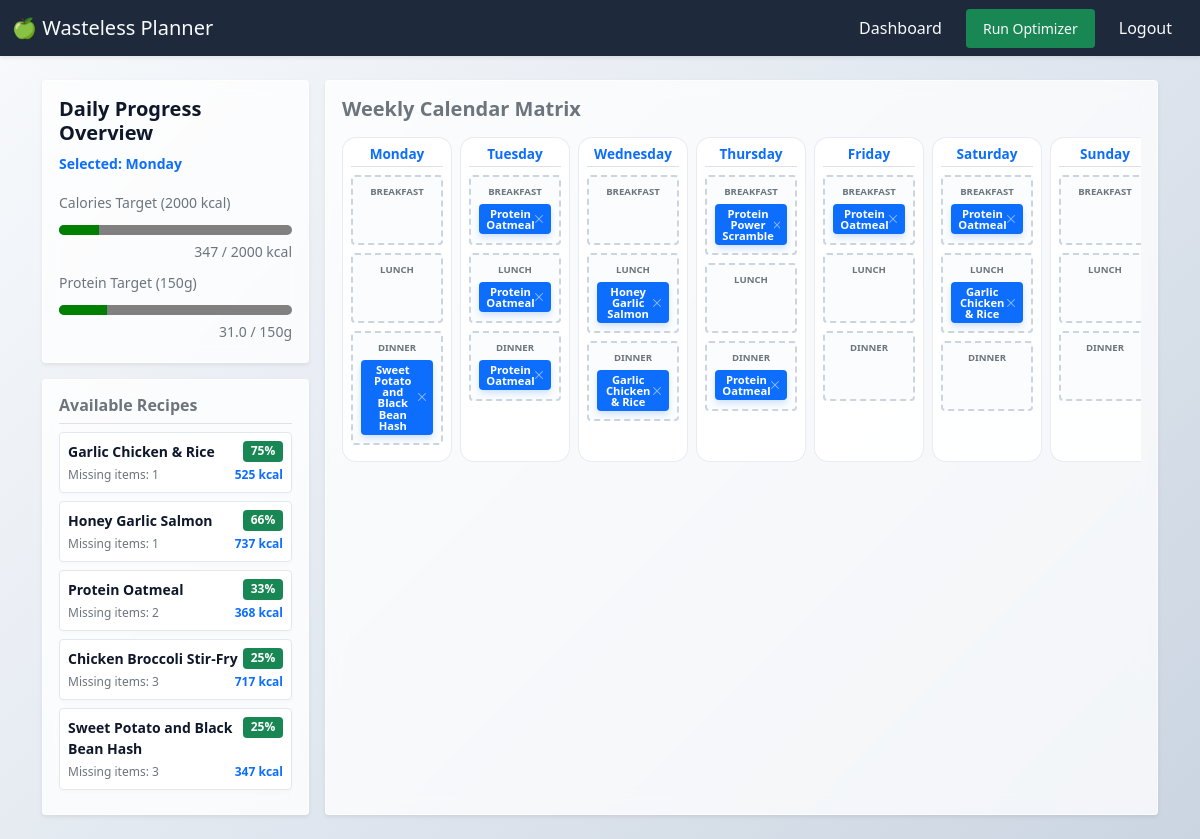
The app's page / (signed in), older data.
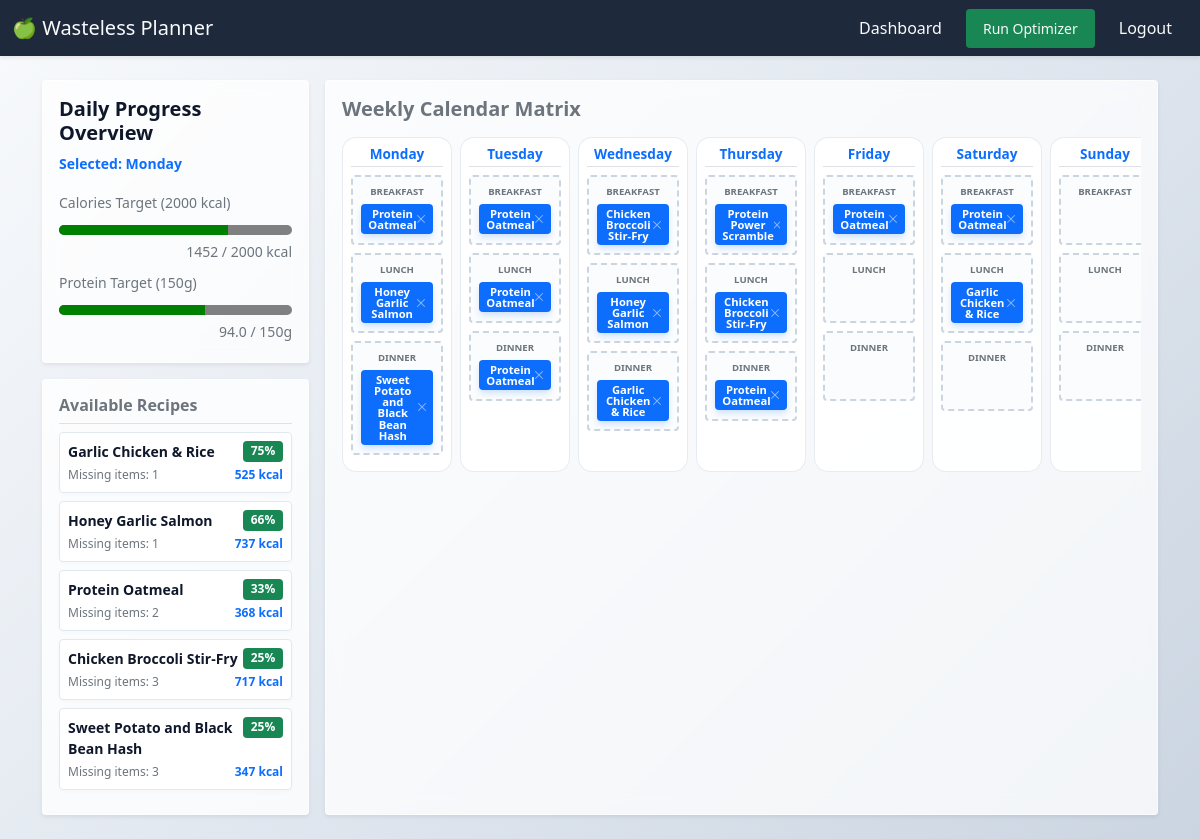
The same page, newer data.
### planner/models.py (models this page shows, shortened)
class Recipe(models.Model):
    title = models.CharField(max_length=200, unique=True)
    instructions = models.TextField()
    prep_time = models.IntegerField(help_text="Time in minutes", validators=[MinValueValidator(1)])
    calories = models.IntegerField(validators=[MinValueValidator(0)], default=0)
    protein = models.DecimalField(max_digits=5, decimal_places=1, default=0.0, help_text="in grams")
    carbs = models.DecimalField(max_digits=5, decimal_places=1, default=0.0, help_text="in grams")
    fat = models.DecimalField(max_digits=5, decimal_places=1, default=0.0, help_text="in grams")
    created_at = models.DateTimeField(auto_now_add=True)

class MealPlan(models.Model):
    MEAL_CHOICES = [
        ('Breakfast', 'Breakfast'),
        ('Lunch', 'Lunch'),
        ('Dinner', 'Dinner'),
    ]
    user = models.ForeignKey(User, on_delete=models.CASCADE, related_name="meal_plans")
    recipe = models.ForeignKey(Recipe, on_delete=models.CASCADE)
    date = models.DateField()
    meal_type = models.CharField(max_length=15, choices=MEAL_CHOICES, default='Dinner')
    class Meta:
        ordering = ['date']
        unique_together = ('user', 'date', 'meal_type')

### planner/views.py (the view)
# urls.py: path('', views.dashboard_view, name='dashboard'),
@login_required
def dashboard_view(request):
    user = request.user
    today = timezone.now().date()
    pantry_items = PantryItem.objects.filter(user=user).select_related('ingredient')
    user_stock = {}
    expiring_items = []
    seen_ingredients = set()
    for item in pantry_items:
        ing_id = item.ingredient.id
        if ing_id not in user_stock:
            user_stock[ing_id] = Decimal("0.00")
        user_stock[ing_id] += item.quantity
        try:
            days_left = item.days_until_expiration()
        except Exception:
            days_left = 99
        if days_left <= 3 and ing_id not in seen_ingredients:
            expiring_items.append(item)
            seen_ingredients.add(ing_id)
    all_recipes = Recipe.objects.prefetch_related('recipe_ingredients__ingredient')
    recommended_recipes = []
    for recipe in all_recipes:
        requirements = recipe.recipe_ingredients.all()
        if not requirements:
            continue
        matched_ingredients = 0
        total_ingredients_count = len(requirements)
        for req in requirements:
            req_ing_id = req.ingredient.id
            if req_ing_id in user_stock and user_stock[req_ing_id] >= req.quantity:
                matched_ingredients += 1
        match_percentage = int((matched_ingredients / total_ingredients_count) * 100)
        if match_percentage >= 25:
            recommended_recipes.append({
                "recipe": recipe,
                "match_percentage": match_percentage,
                "missing_count": total_ingredients_count - matched_ingredients
            })
    recommended_recipes = get_recommended_recipes(request.user)
    calendar_days = [
        {"code": "MON", "name": "Monday"},
        {"code": "TUE", "name": "Tuesday"},
        {"code": "WED", "name": "Wednesday"},
        {"code": "THU", "name": "Thursday"},
        {"code": "FRI", "name": "Friday"},
        {"code": "SAT", "name": "Saturday"},
        {"code": "SUN", "name": "Sunday"},
    ]
    daily_macros = {
        "MON": {"calories": 0, "protein": 0.0},
        "TUE": {"calories": 0, "protein": 0.0},
        "WED": {"calories": 0, "protein": 0.0},
        "THU": {"calories": 0, "protein": 0.0},
        "FRI": {"calories": 0, "protein": 0.0},
        "SAT": {"calories": 0, "protein": 0.0},
        "SUN": {"calories": 0, "protein": 0.0},
    }
    saved_meals = MealPlan.objects.filter(user=user).select_related('recipe')
    day_map = {0: "MON", 1: "TUE", 2: "WED", 3: "THU", 4: "FRI", 5: "SAT", 6: "SUN"}
    for plan in saved_meals:
        code = day_map.get(plan.date.weekday(), "MON")
        plan.date_code = code
        if plan.recipe:
            cals = getattr(plan.recipe, 'calories', 0) or 0
            prot = getattr(plan.recipe, 'protein', 0) or 0
            daily_macros[code]["calories"] += int(cals)
            daily_macros[code]["protein"] += int(prot)
    context = {
        "pantry_items": pantry_items,
        "expiring_items": expiring_items,
        "recommended_recipes": recommended_recipes[:6],  # Constrain UI view window to top 6 hits
        "today": today,
        "calendar_days": calendar_days,
        "saved_meals": saved_meals,
        "daily_macros": daily_macros,
        "mon_cals": daily_macros["MON"]["calories"],
        "mon_prot": daily_macros["MON"]["protein"],
    }
    return render(request, "planner/index.html", context)

### planner/templates/planner/index.html (shortened to what this page needs)
{% extends "planner/layout.html" %}
{% block body %}
<div class="d-flex flex-nowrap row g-3">
    <aside class="col-12 col-md-4 col-lg-3" id="macro-summary-panel">
        <div class="card p-3 shadow-sm mb-3">
            <h5 class="card-title fw-bold">Daily Progress Overview</h5>
            <p class="text-primary small fw-bold mb-3" id="active-day-tracker-label">Selected: Monday</p>
            <div class="mb-2">
                <label for="calories-progress" class="form-label mb-1 small text-muted">Calories Target (2000 kcal)</label>
                <progress id="calories-progress" class="w-100" value="{{ mon_cals }}" max="2000"></progress>
                <small class="text-muted d-block text-end" id="calories-text-value">{{ mon_cals }} / 2000 kcal</small>
            </div>
            <div class="mb-1">
                <label for="protein-progress" class="form-label mb-1 small text-muted">Protein Target (150g)</label>
                <progress id="protein-progress" class="w-100" value="{{ mon_prot }}" max="150"></progress>
                <small class="text-muted d-block text-end" id="protein-text-value">{{ mon_prot }} / 150g</small>
            </div>
        </div>
        <div class="card p-3 shadow-sm" id="recipe-pool">
            <h6 class="border-bottom pb-2 fw-bold text-secondary">Available Recipes</h6>
            {% if recommended_recipes %}
                {% for item in recommended_recipes %}
                    <div class="recipe-card p-2 mb-2 border rounded bg-light"
                         draggable="true"
                         data-recipe-id="{{ item.recipe.id }}"
                         data-calories="{{ item.recipe.calories }}"
                         data-protein="{{ item.recipe.protein }}"
                         style="cursor: grab;">
                        <div class="d-flex justify-content-between align-items-start">
                            <strong class="text-dark small">{{ item.recipe.title }}</strong>
                            <span class="badge bg-success small">{{ item.match_percentage }}%</span>
                        </div>
                        <div class="text-muted mt-1 d-flex justify-content-between" style="font-size: 0.75rem;">
                            <span>Missing items: {{ item.missing_count }}</span>
                            <span class="text-primary fw-bold">{{ item.recipe.calories }} kcal</span>
                        </div>
                    </div>
                {% endfor %}
            {% else %}
                <p class="text-muted small text-center my-3">No recipe matches found (Min. 25% match required).</p>
            {% endif %}
        </div>
    </aside>
    <section class="col-12 col-md-8 col-lg-9" id="calendar-workspace">
        <div class="card p-3 shadow-sm h-100">
            <h2 class="h5 fw-bold mb-3 text-secondary">Weekly Calendar Matrix</h2>
            <div class="calendar-grid" style="display: grid; grid-template-columns: repeat(7, minmax(110px, 1fr)); gap: 0.5rem; overflow-x: auto;">
                {% for day in calendar_days %}
                <div class="calendar-day-column border rounded p-2 bg-white" data-day-code="{{ day.code }}" data-day-name="{{ day.name }}">
                    <h6 class="text-center text-primary border-bottom pb-1 fw-bold" style="font-size: 0.85rem;">{{ day.name }}</h6>
                    <div class="meal-slot border rounded p-2 my-2 bg-light text-center"
                         data-meal-type="Breakfast"
                         data-current-calories="{% for plan in saved_meals %}{% if plan.date_code == day.code and plan.meal_type == 'Breakfast' %}{{ plan.recipe.calories }}{% endif %}{% endfor %}"
                         data-current-protein="{% for plan in saved_meals %}{% if plan.date_code == day.code and plan.meal_type == 'Breakfast' %}{{ plan.recipe.protein }}{% endif %}{% endfor %}"
                         style="min-height: 70px;">
                        <small class="slot-label text-muted d-block fw-bold" style="font-size: 0.6rem;">BREAKFAST</small>
                        <div class="slot-occupied-zone mt-1">
                            {% for plan in saved_meals %}
                                {% if plan.date_code == day.code and plan.meal_type == "Breakfast" %}
                                    <span class="recipe-card badge bg-primary w-100 py-1 text-wrap d-flex justify-content-between align-items-center"
                                        draggable="true"
                                        data-recipe-id="{{ plan.recipe.id }}"
                                        data-calories="{{ plan.recipe.calories }}"
                                        data-protein="{{ plan.recipe.protein }}"
                                        style="cursor: grab; font-size: 0.7rem;">
                                        <strong class="text-white">{{ plan.recipe.title }}</strong>
                                        <button type="button" class="btn-close btn-close-white remove-meal-btn"
                                                aria-label="Remove"
                                                style="font-size: 0.5rem; padding: 0.2rem; cursor: pointer;"></button>
                                    </span>
                                {% endif %}
                            {% endfor %}
                        </div>
                    </div>
                    <div class="meal-slot border rounded p-2 my-2 bg-light text-center"
                         data-meal-type="Lunch"
                         data-current-calories="{% for plan in saved_meals %}{% if plan.date_code == day.code and plan.meal_type == 'Lunch' %}{{ plan.recipe.calories }}{% endif %}{% endfor %}"
                         data-current-protein="{% for plan in saved_meals %}{% if plan.date_code == day.code and plan.meal_type == 'Lunch' %}{{ plan.recipe.protein }}{% endif %}{% endfor %}"
                         style="min-height: 70px;">
                        <small class="slot-label text-muted d-block fw-bold" style="font-size: 0.6rem;">LUNCH</small>
                        <div class="slot-occupied-zone mt-1">
                            {% for plan in saved_meals %}
                                {% if plan.date_code == day.code and plan.meal_type == "Lunch" %}
                                    <span class="recipe-card badge bg-primary w-100 py-1 text-wrap d-flex justify-content-between align-items-center"
                                        draggable="true"
                                        data-recipe-id="{{ plan.recipe.id }}"
                                        data-calories="{{ plan.recipe.calories }}"
                                        data-protein="{{ plan.recipe.protein }}"
                                        style="cursor: grab; font-size: 0.7rem;">
                                        <strong class="text-white">{{ plan.recipe.title }}</strong>
                                        <button type="button" class="btn-close btn-close-white remove-meal-btn"
                                                aria-label="Remove"
                                                style="font-size: 0.5rem; padding: 0.2rem; cursor: pointer;"></button>
                                    </span>
                                {% endif %}
                            {% endfor %}
                        </div>
                    </div>
                    <div class="meal-slot border rounded p-2 my-2 bg-light text-center"
                         data-meal-type="Dinner"
                         data-current-calories="{% for plan in saved_meals %}{% if plan.date_code == day.code and plan.meal_type == 'Dinner' %}{{ plan.recipe.calories }}{% endif %}{% endfor %}"
                         data-current-protein="{% for plan in saved_meals %}{% if plan.date_code == day.code and plan.meal_type == 'Dinner' %}{{ plan.recipe.protein }}{% endif %}{% endfor %}"
                         style="min-height: 70px;">
                        <small class="slot-label text-muted d-block fw-bold" style="font-size: 0.6rem;">DINNER</small>
                        <div class="slot-occupied-zone mt-1">
                            {% for plan in saved_meals %}
                                {% if plan.date_code == day.code and plan.meal_type == "Dinner" %}
                                    <span class="recipe-card badge bg-primary w-100 py-1 text-wrap d-flex justify-content-between align-items-center"
                                        draggable="true"
                                        data-recipe-id="{{ plan.recipe.id }}"
                                        data-calories="{{ plan.recipe.calories }}"
                                        data-protein="{{ plan.recipe.protein }}"
                                        style="cursor: grab; font-size: 0.7rem;">
                                        <strong class="text-white">{{ plan.recipe.title }}</strong>
                                        <button type="button" class="btn-close btn-close-white remove-meal-btn"
                                                aria-label="Remove"
                                                style="font-size: 0.5rem; padding: 0.2rem; cursor: pointer;"></button>
                                    </span>
                                {% endif %}
                            {% endfor %}
                        </div>
                    </div>
                </div>
                {% endfor %}
            </div>
        </div>
    </section>
</div>
{% endblock %}

### planner/templates/planner/layout.html (shortened to what this page needs)
{% load static %}
<!DOCTYPE html>
<html lang="en">
<head>
    <link href="https://cdn.jsdelivr.net/npm/bootstrap@5.0.2/dist/css/bootstrap.min.css" rel="stylesheet">
    <link rel="stylesheet" href="{% static 'planner/css/styles.css' %}">
</head>
<body>
    <nav class="navbar navbar-expand-lg navbar-dark shadow-sm">
        <div class="container-fluid">
            <a class="navbar-brand" href="{% url 'dashboard' %}">&#x1F34F; Wasteless Planner</a>
            <div class="collapse navbar-collapse" id="mealPlannerNavbar">
                <ul class="navbar-nav ms-auto mb-2 mb-lg-0 align-items-lg-center">
                    {% if user.is_authenticated %}
                        <li class="nav-item">
                            <a class="nav-link px-3" href="{% url 'dashboard' %}">Dashboard</a>
                        </li>
                        <li class="nav-item">
                            <a class="nav-link btn btn-success btn-sm text-white px-3 my-2 my-lg-0 mx-lg-2" href="#" id="run-optimizer-btn">Run Optimizer</a>
                        </li>
                        <li class="nav-item">
                            <a class="nav-link px-3" href="{% url 'logout' %}">Logout</a>
                        </li>
                    {% endif %}
                </ul>
            </div>
        </div>
    </nav>
    <main class="container my-4">
        {% block body %}
        {% endblock %}
    </main>
</body>
</html>

Row changes from the older to the newer data that the page shows:
added MealPlan: recipe "Protein Oatmeal", shown under "Monday"
added MealPlan: recipe "Honey Garlic Salmon", shown under "Monday"
added MealPlan: recipe "Chicken Broccoli Stir-Fry", shown under "Wednesday"
added MealPlan: recipe "Chicken Broccoli Stir-Fry", shown under "Thursday"
Text that changed along with them:
{{ mon_cals }}: 347 → 1452 (drawn)
{{ mon_cals }}: "347" → "1452"
{{ mon_prot }}: 31.0 → 94.0 (drawn)
{{ mon_prot }}: "31.0" → "94.0"
